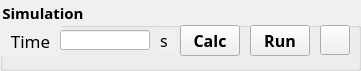
           <widget class="QGroupBox" name="gb_Sim_FK">
            <property name="geometry">
             <rect>
              <x>10</x>
              <y>310</y>
              <width>361</width>
              <height>71</height>
             </rect>
            </property>
            <property name="font">
             <font>
              <family>3DS Fonticon CID</family>
              <pointsize>11</pointsize>
              <weight>75</weight>
              <bold>true</bold>
             </font>
            </property>
            <property name="styleSheet">
             <string notr="true">background-color: rgb(240, 240, 240);</string>
            </property>
            <property name="title">
             <string>Simulation</string>
            </property>
            <widget class="QLabel" name="label_175">
             <property name="geometry">
              <rect>
               <x>160</x>
               <y>30</y>
               <width>16</width>
               <height>21</height>
              </rect>
             </property>
             <property name="font">
              <font>
               <family>3ds</family>
               <pointsize>12</pointsize>
               <weight>50</weight>
               <bold>false</bold>
              </font>
             </property>
             <property name="styleSheet">
              <string notr="true">color:black;</string>
             </property>
             <property name="text">
              <string>s</string>
             </property>
            </widget>
            <widget class="QLabel" name="label_139">
             <property name="geometry">
              <rect>
               <x>0</x>
               <y>25</y>
               <width>61</width>
               <height>31</height>
              </rect>
             </property>
             <property name="font">
              <font>
               <family>3ds</family>
               <pointsize>13</pointsize>
              </font>
             </property>
             <property name="styleSheet">
              <string notr="true">color: rgb(0, 0, 0);</string>
             </property>
             <property name="text">
              <string>Time</string>
             </property>
             <property name="alignment">
              <set>Qt::AlignCenter</set>
             </property>
            </widget>
            <widget class="QLineEdit" name="tb_time_FK">
             <property name="geometry">
              <rect>
               <x>60</x>
               <y>30</y>
               <width>90</width>
               <height>20</height>
              </rect>
             </property>
             <property name="font">
              <font>
               <pointsize>10</pointsize>
              </font>
             </property>
             <property name="styleSheet">
              <string notr="true">background-color:white;</string>
             </property>
             <property name="alignment">
              <set>Qt::AlignCenter</set>
             </property>
             <property name="readOnly">
              <bool>false</bool>
             </property>
            </widget>
            <widget class="QPushButton" name="btn_calc_FK">
             <property name="geometry">
              <rect>
               <x>180</x>
               <y>25</y>
               <width>60</width>
               <height>31</height>
              </rect>
             </property>
             <property name="font">
              <font>
               <family>3ds</family>
               <pointsize>12</pointsize>
               <weight>75</weight>
               <bold>true</bold>
              </font>
             </property>
             <property name="text">
              <string>Calc</string>
             </property>
            </widget>
            <widget class="QPushButton" name="btn_run_FK">
             <property name="geometry">
              <rect>
               <x>250</x>
               <y>25</y>
               <width>60</width>
               <height>31</height>
              </rect>
             </property>
             <property name="font">
              <font>
               <family>3ds</family>
               <pointsize>12</pointsize>
               <weight>75</weight>
               <bold>true</bold>
              </font>
             </property>
             <property name="text">
              <string>Run</string>
             </property>
            </widget>
            <widget class="QPushButton" name="btn_copy_FK">
             <property name="geometry">
              <rect>
               <x>320</x>
               <y>25</y>
               <width>30</width>
               <height>30</height>
              </rect>
             </property>
             <property name="font">
              <font>
               <family>3ds</family>
               <pointsize>12</pointsize>
               <weight>75</weight>
               <bold>true</bold>
              </font>
             </property>
             <property name="text">
              <string/>
             </property>
             <property name="icon">
              <iconset resource="Source.qrc">
               <normaloff>:/Icons/Icons/arrow-right.svg</normaloff>:/Icons/Icons/arrow-right.svg</iconset>
             </property>
            </widget>
            <zorder>label_175</zorder>
            <zorder>label_139</zorder>
            <zorder>btn_calc_FK</zorder>
            <zorder>btn_run_FK</zorder>
            <zorder>tb_time_FK</zorder>
            <zorder>btn_copy_FK</zorder>
           </widget>
